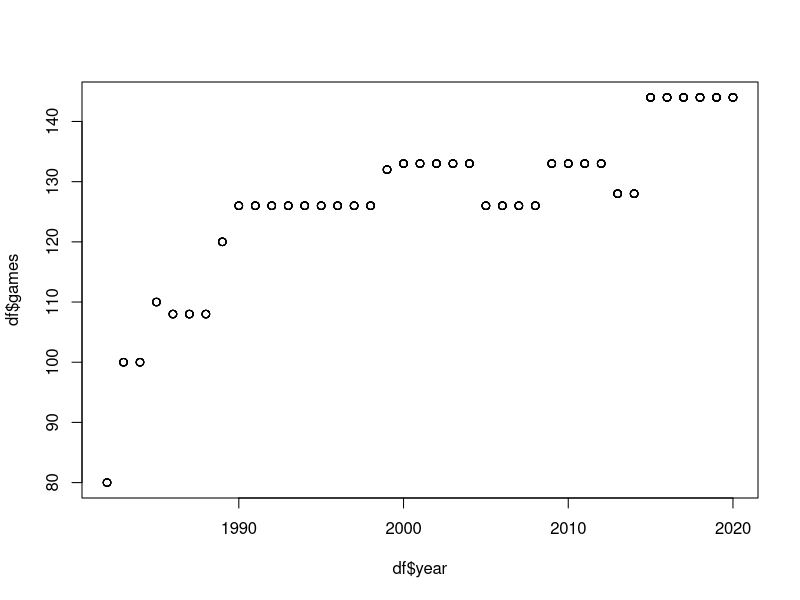

Reproduce this figure in R.
## ---- chunk 1
library(tidyverse)
batting <- read_csv("_data/kbo_team_batting_eng.csv")
win_lose <- read_csv("_data/kbo_win_lose_eng.csv")
## ---- chunk 2
df<-merge(win_lose, batting, by=c("year", "team"))
## ---- chunk 3
head(df)
tail(df)
## ---- chunk 4
table(df$year)
table(df$team)
## ---- chunk 5
plot(df$year, df$games)
## ---- chunk 6
summary(df[,10:28])
